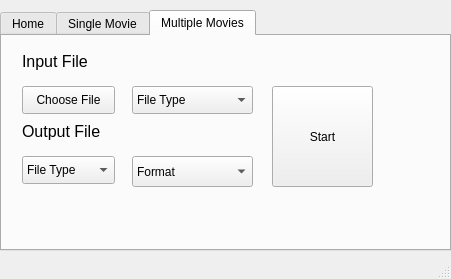
<?xml version="1.0" encoding="UTF-8"?>
<ui version="4.0">
 <class>MainWindow</class>
 <widget class="QMainWindow" name="MainWindow">
  <property name="geometry">
   <rect>
    <x>0</x>
    <y>0</y>
    <width>451</width>
    <height>279</height>
   </rect>
  </property>
  <property name="windowTitle">
   <string>Movie Poster Srapper</string>
  </property>
  <widget class="QWidget" name="centralwidget">
   <widget class="QTabWidget" name="tabWidget">
    <property name="geometry">
     <rect>
      <x>0</x>
      <y>10</y>
      <width>451</width>
      <height>241</height>
     </rect>
    </property>
    <property name="currentIndex">
     <number>2</number>
    </property>
    <widget class="QWidget" name="tabHome">
     <attribute name="title">
      <string>Home</string>
     </attribute>
     <widget class="QLabel" name="labelHomeTitle">
      <property name="geometry">
       <rect>
        <x>10</x>
        <y>10</y>
        <width>421</width>
        <height>141</height>
       </rect>
      </property>
      <property name="font">
       <font>
        <pointsize>28</pointsize>
       </font>
      </property>
      <property name="text">
       <string>Movie Poster Scrapper</string>
      </property>
      <property name="alignment">
       <set>Qt::AlignCenter</set>
      </property>
      <property name="wordWrap">
       <bool>true</bool>
      </property>
     </widget>
    </widget>
    <widget class="QWidget" name="tabSingle">
     <attribute name="title">
      <string>Single Movie</string>
     </attribute>
     <widget class="QLineEdit" name="lineEditSingleIn">
      <property name="geometry">
       <rect>
        <x>20</x>
        <y>40</y>
        <width>311</width>
        <height>28</height>
       </rect>
      </property>
     </widget>
     <widget class="QLabel" name="labelSingleTitle">
      <property name="geometry">
       <rect>
        <x>20</x>
        <y>10</y>
        <width>171</width>
        <height>16</height>
       </rect>
      </property>
      <property name="font">
       <font>
        <pointsize>12</pointsize>
       </font>
      </property>
      <property name="text">
       <string>Enter Movie Title</string>
      </property>
     </widget>
     <widget class="QPushButton" name="buttonSingleSearch">
      <property name="geometry">
       <rect>
        <x>340</x>
        <y>40</y>
        <width>93</width>
        <height>28</height>
       </rect>
      </property>
      <property name="text">
       <string>Search</string>
      </property>
     </widget>
    </widget>
    <widget class="QWidget" name="tabMultiple">
     <attribute name="title">
      <string>Multiple Movies</string>
     </attribute>
     <widget class="QPushButton" name="buttonChooseFile">
      <property name="geometry">
       <rect>
        <x>20</x>
        <y>50</y>
        <width>93</width>
        <height>28</height>
       </rect>
      </property>
      <property name="cursor">
       <cursorShape>PointingHandCursor</cursorShape>
      </property>
      <property name="text">
       <string>Choose File</string>
      </property>
     </widget>
     <widget class="QLabel" name="labelMultipleInput">
      <property name="geometry">
       <rect>
        <x>20</x>
        <y>10</y>
        <width>111</width>
        <height>31</height>
       </rect>
      </property>
      <property name="font">
       <font>
        <pointsize>12</pointsize>
       </font>
      </property>
      <property name="text">
       <string>Input File</string>
      </property>
     </widget>
     <widget class="QComboBox" name="comboFileTypeIn">
      <property name="geometry">
       <rect>
        <x>130</x>
        <y>50</y>
        <width>121</width>
        <height>28</height>
       </rect>
      </property>
      <item>
       <property name="text">
        <string>File Type</string>
       </property>
      </item>
      <item>
       <property name="text">
        <string>.txt</string>
       </property>
      </item>
      <item>
       <property name="text">
        <string>.doc or .docx</string>
       </property>
      </item>
      <item>
       <property name="text">
        <string>.xls or .xlsx</string>
       </property>
      </item>
      <item>
       <property name="text">
        <string>.csv</string>
       </property>
      </item>
      <item>
       <property name="text">
        <string>.tsv</string>
       </property>
      </item>
      <item>
       <property name="text">
        <string>.pdf</string>
       </property>
      </item>
     </widget>
     <widget class="QComboBox" name="comboFileTypeOut">
      <property name="geometry">
       <rect>
        <x>20</x>
        <y>120</y>
        <width>93</width>
        <height>28</height>
       </rect>
      </property>
      <item>
       <property name="text">
        <string>File Type</string>
       </property>
      </item>
      <item>
       <property name="text">
        <string>.txt</string>
       </property>
      </item>
      <item>
       <property name="text">
        <string>.doc or .docx</string>
       </property>
      </item>
      <item>
       <property name="text">
        <string>.xls or .xlsx</string>
       </property>
      </item>
      <item>
       <property name="text">
        <string>.csv</string>
       </property>
      </item>
      <item>
       <property name="text">
        <string>.tsv</string>
       </property>
      </item>
      <item>
       <property name="text">
        <string>.pdf</string>
       </property>
      </item>
     </widget>
     <widget class="QComboBox" name="comboFormatOut">
      <property name="geometry">
       <rect>
        <x>130</x>
        <y>120</y>
        <width>121</width>
        <height>31</height>
       </rect>
      </property>
      <item>
       <property name="text">
        <string>Format</string>
       </property>
      </item>
      <item>
       <property name="text">
        <string>Link</string>
       </property>
      </item>
      <item>
       <property name="text">
        <string>Movie Title &amp; Link</string>
       </property>
      </item>
     </widget>
     <widget class="QPushButton" name="pushMultipleStart">
      <property name="geometry">
       <rect>
        <x>270</x>
        <y>50</y>
        <width>101</width>
        <height>101</height>
       </rect>
      </property>
      <property name="text">
       <string>Start</string>
      </property>
     </widget>
     <widget class="QLabel" name="labelMultipleOutput">
      <property name="geometry">
       <rect>
        <x>20</x>
        <y>80</y>
        <width>111</width>
        <height>31</height>
       </rect>
      </property>
      <property name="font">
       <font>
        <pointsize>12</pointsize>
       </font>
      </property>
      <property name="text">
       <string>Output File</string>
      </property>
     </widget>
     <widget class="QLabel" name="labelError">
      <property name="geometry">
       <rect>
        <x>20</x>
        <y>160</y>
        <width>351</width>
        <height>31</height>
       </rect>
      </property>
      <property name="font">
       <font>
        <pointsize>12</pointsize>
       </font>
      </property>
      <property name="text">
       <string/>
      </property>
     </widget>
    </widget>
   </widget>
  </widget>
  <widget class="QMenuBar" name="menubar">
   <property name="geometry">
    <rect>
     <x>0</x>
     <y>0</y>
     <width>451</width>
     <height>26</height>
    </rect>
   </property>
  </widget>
  <widget class="QStatusBar" name="statusbar"/>
 </widget>
 <resources/>
 <connections/>
</ui>
